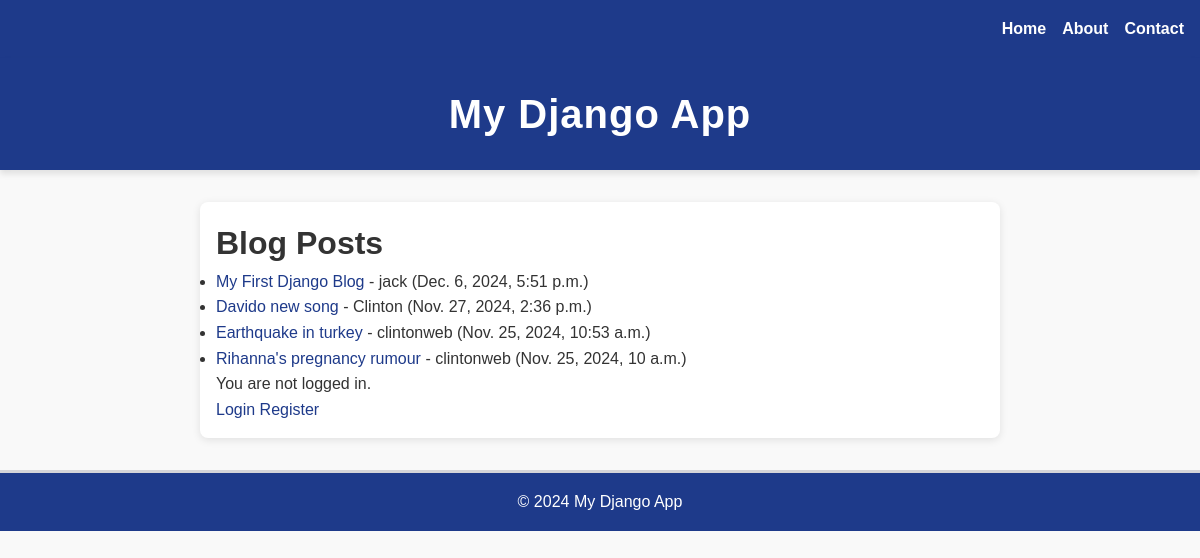
The page / on the database its author committed.
### blog/models.py (models this page shows)
class BlogPost(models.Model):
    title = models.CharField(max_length=200)
    content = models.TextField()
    author = models.ForeignKey(User, on_delete=models.CASCADE)
    status = models.BooleanField(default=False)
    image = models.ImageField(upload_to='images/', blank=True, null=True)
    likes = models.PositiveIntegerField(default=0)
    published_date = models.DateTimeField(auto_now_add=True)

### blog/views.py (the view)
# urls.py: 2. Add a URL to urlpatterns:  path('', views.home, name='home')
def home(request):
    if request.user.is_authenticated:
        posts = BlogPost.objects.all()
    else:
        posts = BlogPost.objects.filter(status=True).order_by('-published_date')
    return render(request, 'blog/home.html', {'posts': posts})

### blog/templates/blog/home.html (shortened to what this page needs)
{% extends 'base.html' %}
{% block content %}
<h1>Blog Posts</h1>
<ul>
    {% for post in posts %}
        <li>
            <a href="{% url 'post_detail' post.pk %}">{{ post.title }}</a> - {{ post.author }} ({{ post.published_date }})
        </li>
    {% empty %}
        <li>No posts available.</li>
    {% endfor %}
</ul>
{% if user.is_authenticated %}
    <p>Welcome, {{ user.username }}! You are logged in.</p>
    <a href="{% url 'create_post' %}">Create a new post</a>
    <form method="post" action="{% url 'logout' %}">
        {% csrf_token %}
        <button type="submit">Logout</button>
    </form>
{% else %}
    <p>You are not logged in.</p>
    <a href="{% url 'login' %}">Login</a>
    <a href="{% url 'register' %}">Register</a>
{% endif %}
{% endblock %}

### BlogSite/static/css/style.css (style rules this page uses)
* { margin: 0; padding: 0; box-sizing: border-box; }
body { font-family: 'Poppins', Arial, sans-serif; background-color: #f9f9f9; color: #333; line-height: 1.6; }
a { color: #1e3a8a; text-decoration: none; }

### rows shown on the page
BlogPost: title "My First Django Blog", author "jack", published_date "Dec. 6, 2024, 5:51 p.m."
BlogPost: title "Davido new song", author "Clinton", published_date "Nov. 27, 2024, 2:36 p.m."
BlogPost: title "Earthquake in turkey", author "clintonweb", published_date "Nov. 25, 2024, 10:53 a.m."
BlogPost: title "Rihanna's pregnancy rumour", author "clintonweb", published_date "Nov. 25, 2024, 10 a.m."
